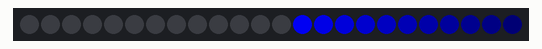
Recording of a sketch running on a simulated Arduino Uno, built with avr-gcc and run on an emulated ATmega328P. Parts: 24 RGB LEDs in strip order, left to right.

Above: at 0.01 s.
At 4.63 s:
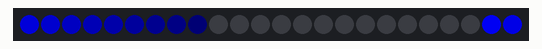
At 9.38 s:
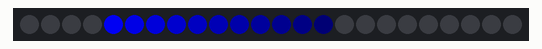
At 18.76 s:
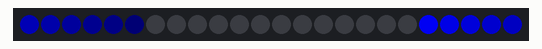
At 28.13 s:
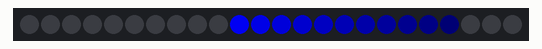
At 37.5 s:
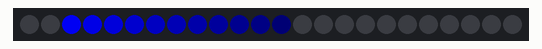

The sketch:

arduino_forum_420004.ino
```cpp
#include <Adafruit_NeoPixel.h>

const int NUMPIXELS = 24;
const int TAIL_LENGTH = NUMPIXELS/2;
const uint32_t CYCLE_MS = 1000;
const float COLOR_R = 0;
const float COLOR_G = 0;
const float COLOR_B = 255;

const byte PIN = 6;

Adafruit_NeoPixel pixels = Adafruit_NeoPixel(NUMPIXELS, PIN, NEO_GRB + NEO_KHZ800);

int currentPos = -1; // force an initial show

void setup() {
  pixels.begin();
  pixels.clear();
  pixels.show();
}

void loop() {
  if (!pixels.canShow()) return;

  // this will hiccup when millis rolls over, but meh
  int pos = (millis() % CYCLE_MS) / (float) CYCLE_MS * (float) NUMPIXELS;

  if (pos == currentPos) return;

  currentPos = pos;

  pixels.clear();

  for (int i = 0; i < TAIL_LENGTH; i++) {
    float bright = (i / (float)TAIL_LENGTH);

    // uncomment this for a more abrupt fall-off
    // this in effect does a gamma of .5
    bright *= bright;

    int ppos = (NUMPIXELS * 2 - pos - i) % NUMPIXELS;
    uint32_t color = pixels.Color(
                       COLOR_R * bright,
                       COLOR_G * bright,
                       COLOR_B * bright
                     );
    pixels.setPixelColor(ppos, color);
  }

  pixels.show();

}
```
